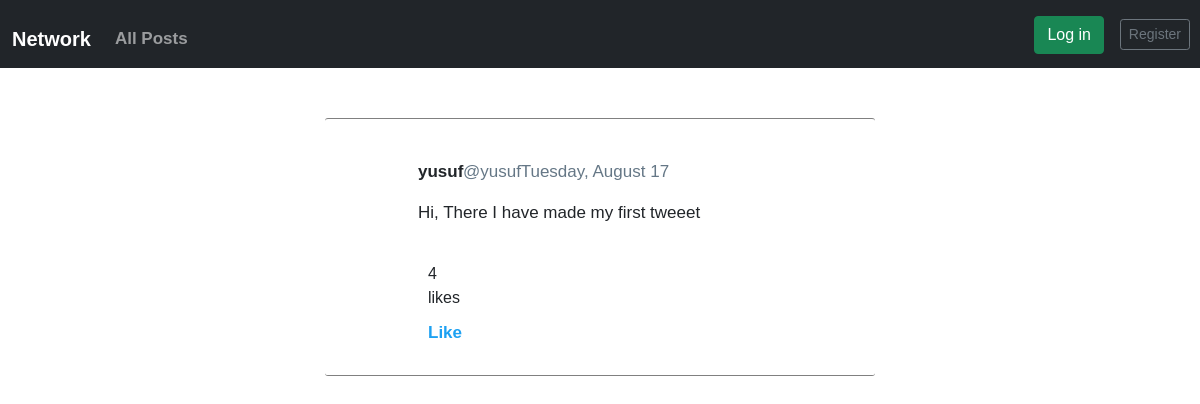
The app's page /post/1/ with its own data.
### network/models.py (models this page shows, shortened)
class Post(models.Model):
    STATUS_CHOICES = (('draft', 'Draft'), ('published', 'Published'))
    author = models.ForeignKey(
        settings.AUTH_USER_MODEL,
        on_delete=models.CASCADE,
        related_name='twitter_posts',
        null=True,
    )
    body = models.TextField(max_length=280, null=True)
    date_added = models.DateTimeField(auto_now_add=True)
    publish = models.DateTimeField(default=timezone.now)
    status = models.CharField(max_length=10, choices=STATUS_CHOICES, default='draft')
    objects = models.Manager()  # The default manager.
    published = PublishedManager()  # Our custom manager.
    users_like = models.ManyToManyField(
        settings.AUTH_USER_MODEL, related_name='images_liked', blank=True
    )
    total_likes = models.PositiveIntegerField(db_index=True, default=0)
    class Meta:
        ordering = ('-publish',)

### network/views.py (the view)
# urls.py: path('post/<int:pk>/', views.PostDetailView.as_view(), name='post_detail'),
class PostDetailView(DetailView):
    model = Post
    template_name = 'network/post_detail.html'

### network/templates/network/post_detail.html (shortened to what this page needs)
{% extends "layout.html" %}
{% load thumbnail %}
{% block content %}
<div class="tweet-wrap">
    <div class="tweet-header">
        <div class="tweet-header-info">
            {{post.author}}
            <a href="{% url 'user_detail' post.author %}">
                <span>
                    @{{post.author}}
                </span>
            </a>
            <span>
                {{post.date_added|date:'l, F j'}}
            </span>
            <p>{{post.body|linebreaks}}</p>
        </div>
    </div>
    <div class="tweet-info-counts">
        {% with total_likes=post.users_like.count users_like=post.users_like.all %}
        <div class="likes">
            <div class="likes-count">
                <span class="count">
                    <span class="total">{{ total_likes }}</span>
                    like{{ total_likes|pluralize }}
                    <a class="like" href="#" data-id="{{ post.pk }}" data-action="{% if request.user in users_like %}un{% endif %}like">
                        {% if request.user not in users_like %}
                        Like
                        {% else %}
                        Unlike
                        {% endif %}
                    </a>
                </span>
            </div>
        </div>
        {% endwith %}
    </div>
</div>
{% endblock %}

### network/static/css/styles.css (style rules this page uses)
* { margin: 0px; padding: 0px; box-sizing: content-box; }
.tweet-wrap { max-width: 490px; background: #fff; margin: 0 auto; margin-top: 50px; border-radius: 3px; padding: 30px; border-bottom: 1px solid gray; border-top: 1px solid gray; }
.tweet-header { display: flex; align-items: flex-start; font-size: 17px; }
.tweet-header-info { font-weight: bold; }
.tweet-header-info span { color: #657786; font-weight: normal; margin-left: -5px; }
.tweet-header-info p { font-weight: normal; margin-top: 5px; }
.tweet-info-counts { display: flex; margin-left: 73px; margin-top: 10px; }
.tweet-info-counts div { display: flex; margin-right: 8.5rem; margin-top: 5px; }
body { margin: 0; padding: 0; -webkit-font-smoothing: antialiased; font-family: arial; }
a { font-size: 17px; font-weight: bold; margin-top: 10px; display: inline-block; text-decoration: none; color: #1DA1F2; }

### records on screen
Post: author "yusuf", date_added "Tuesday, August 17", body "Hi, There I have made my first tweeet"

### other values on screen
{{ total_likes }} "4"
